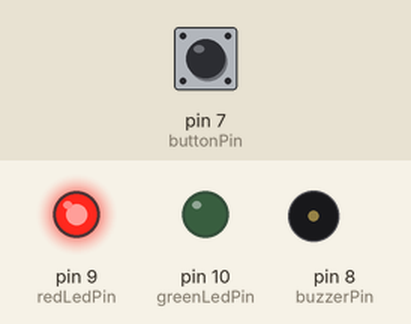
A sketch run on a simulated Arduino Uno, built with avr-gcc and run on an emulated ATmega328P. On the bench: output pins drawn as LEDs (lit = HIGH), buzzer (waves = sounding, pin HIGH). The test bench sets the inputs (shaded band); at power-on: pin 7 (buttonPin) LOW.

Above: at 1.2 s.
1.3 s: pin 7 (buttonPin) pulled HIGH for 0.15 s
At 1.37 s:
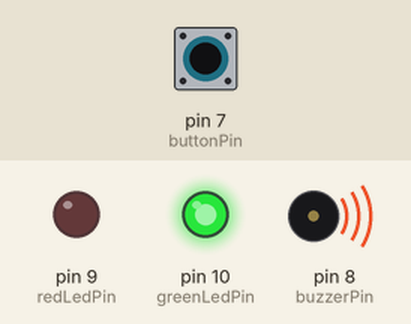
2.9 s: pin 7 (buttonPin) pulled HIGH for 3.2 s
At 6.4 s:
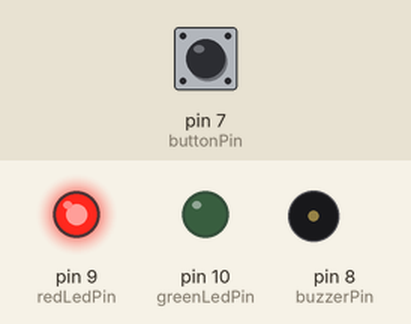
Timing chart, 0 to 7.9 s (numbered marks = the images above; inputs shaded):
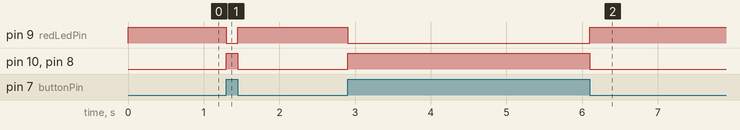

Measured:
- after the input at 1.3 s, pin 9 (redLedPin): HIGH → LOW at once, → HIGH 0.15 s later; pin 10 (greenLedPin), pin 8 (buzzerPin): LOW → HIGH at once, → LOW 0.15 s later
- after the input at 2.9 s, pin 9 (redLedPin): HIGH → LOW at once, → HIGH 3.2 s later; pin 10 (greenLedPin), pin 8 (buzzerPin): LOW → HIGH at once, → LOW 3.2 s later

The sketch:

buzzer_switch.ino
```cpp
// This code is designed by Prince Kushwaha from COSM Electronics

const int buttonPin = 7;   // Push button pin
const int buzzerPin = 8;   // Buzzer pin
const int redLedPin = 9;   // Red LED pin
const int greenLedPin = 10; // Green LED pin

void setup() {
  pinMode(buttonPin, INPUT);
  pinMode(buzzerPin, OUTPUT);
  pinMode(redLedPin, OUTPUT);
  pinMode(greenLedPin, OUTPUT);
}

void loop() {
  int buttonState = digitalRead(buttonPin);

  if (buttonState == HIGH) { // Button is pressed
    digitalWrite(buzzerPin, HIGH); // Turn on the buzzer
    digitalWrite(greenLedPin, HIGH); // Turn on the green LED
    digitalWrite(redLedPin, LOW); // Turn off the red LED
  } else { // Button is not pressed
    digitalWrite(buzzerPin, LOW); // Turn off the buzzer
    digitalWrite(greenLedPin, LOW); // Turn off the green LED
    digitalWrite(redLedPin, HIGH); // Turn on the red LED
  }
}
```
